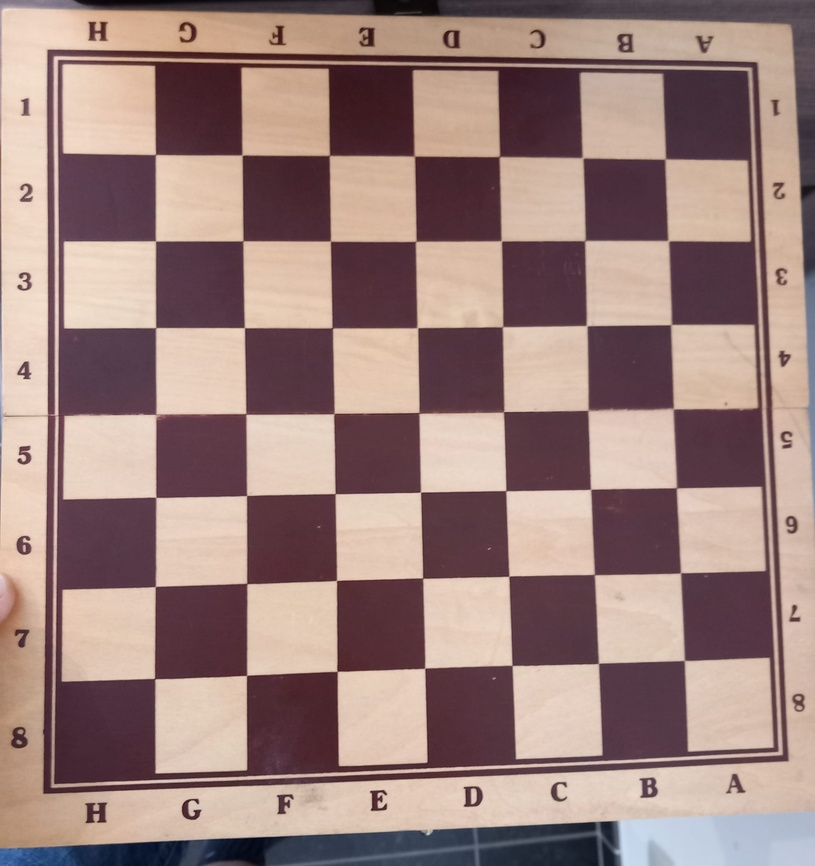
#> input picture testopstellingen/bord8.jpg, 815 x 866 px, shrunk from 1926 x 2048 before the run
$ python recognition_with_built_in_module.py
#> lines starting #> are read from the running program, lines starting #| are printed output that depends on the picture; after the words box and inside, x2 and y2 are one past the last pixel; in counts of white or black regions, pixels touching at a corner belong together
# import required libraries
from operator import index
import cv2
from math import sqrt
import numpy as np
BOARD_SIZE=8
corners_to_be_found=BOARD_SIZE-1

# [112 lines left out: functions draw_point_and_show, determine_average_distances, append_element, extrapolate_other_corners, get_other_corners, not called in this run]

number_of_corners=(corners_to_be_found,corners_to_be_found)
# read input image
img = cv2.imread(r'./testopstellingen/bord8.jpg')
#> img is the input picture: shape (866, 815, 3); mean B, G, R 124.8, 129.5, 156.1

# convert the input image to a grayscale
try:
    gray = cv2.cvtColor(img,cv2.COLOR_BGR2GRAY)
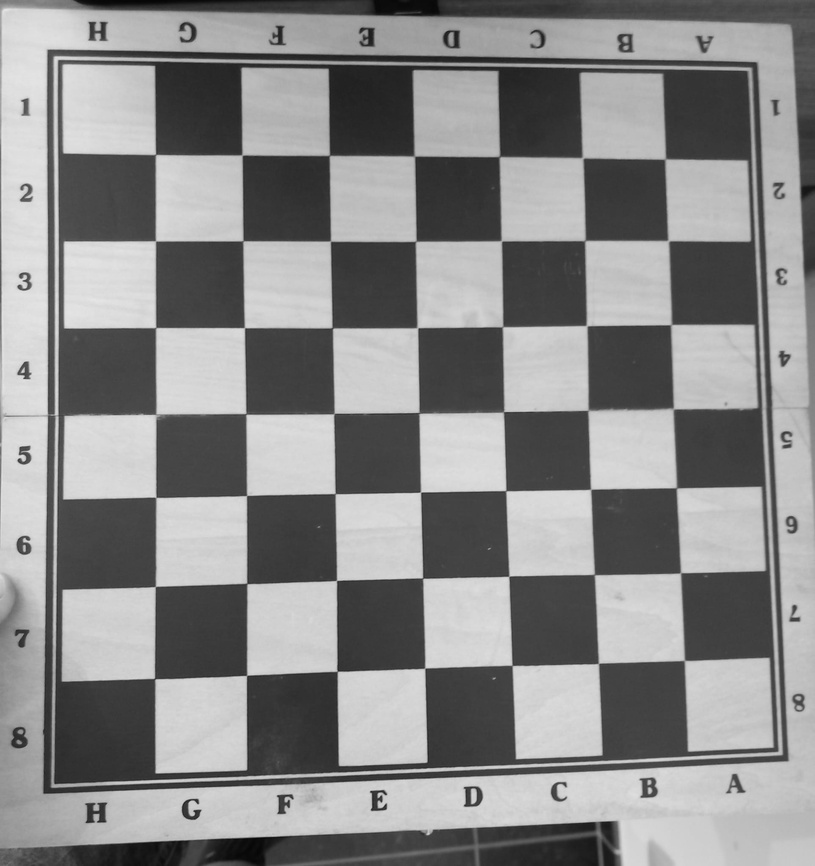
#> gray: shape (866, 815); min 5, max 229, mean 136.9
except:
    raise Exception("check the image path")

# Find the chess board corners
ret, corners = cv2.findChessboardCorners(gray, number_of_corners,None)#optional parameters: flags = cv2.CALIB_CB_ADAPTIVE_THRESH + cv2.CALIB_CB_FAST_CHECK + cv2.CALIB_CB_NORMALIZE_IMAGE
#> ret = True; corners = 49 rows, first 8: [155.6, 154.4], [242.1, 155.1], [329.4, 155.4], [414.5, 156.4], [499.3, 156.7], [582.8, 158.1], [665.2, 159], [155.6, 240.9]

# if chessboard corners are detected
if ret == True:
    print("Chessboard detected")
    #corners=get_other_corners(corners,img)
    print("corners:",corners)
#> (printed output is left out)
    #corners=np.unique(corners,axis=0)
    # Draw and display the corners
    img = cv2.drawChessboardCorners(img, number_of_corners, corners,ret)
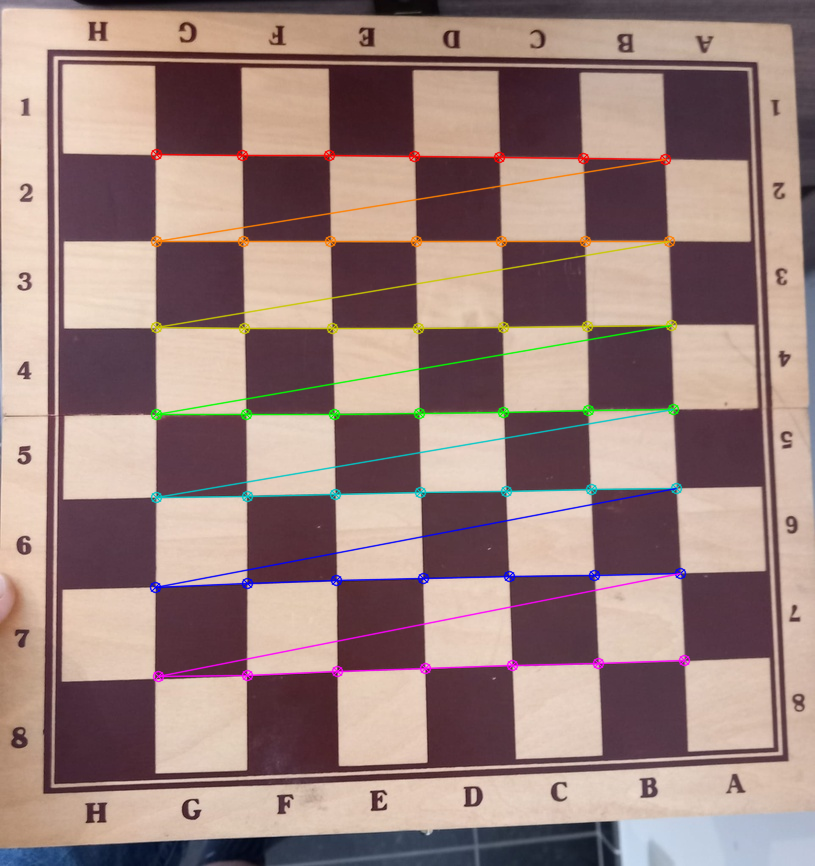
#> img: shape (866, 815, 3); 3.42% of pixels changed, all inside (x1, y1, x2, y2) = (149, 148, 691, 683)
    cv2.namedWindow("Chessboard", cv2.WINDOW_NORMAL)
    cv2.imshow('Chessboard',img)
    cv2.waitKey(0)
else:
    print("No chessboard detected")
cv2.destroyAllWindows()

$ run again, with testopstellingen/bord10.jpg copied over testopstellingen/bord8.jpg
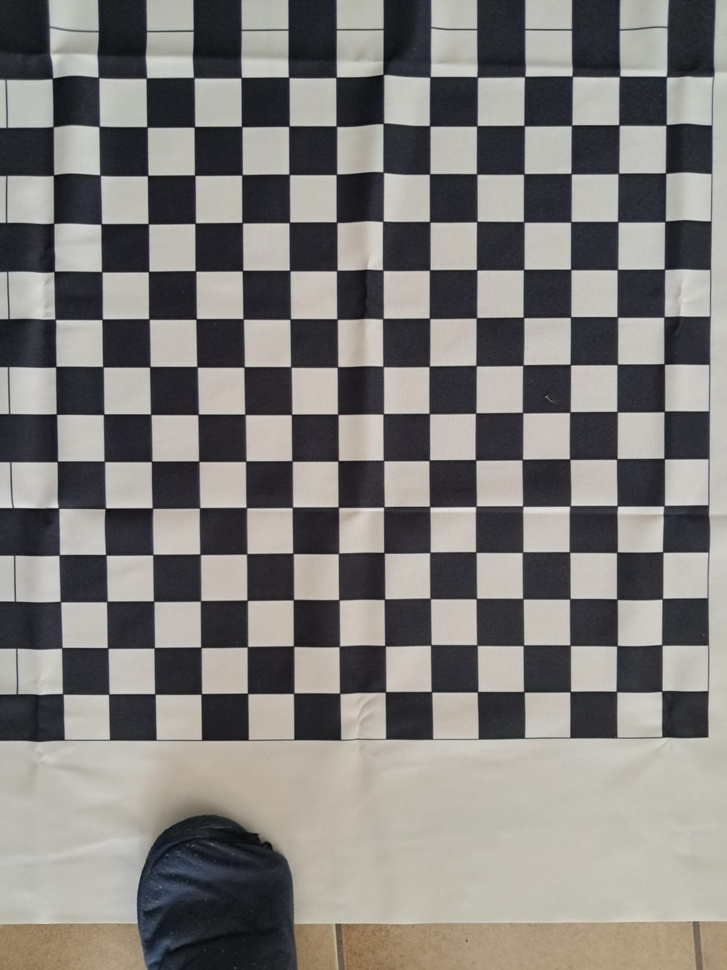
#> input picture testopstellingen/bord10.jpg, 727 x 970 px, shrunk from 1200 x 1600 before the run
#> img is the input picture: shape (970, 727, 3); mean B, G, R 122.5, 125.4, 127.9
#> `gray = cv2.cvtColor(img,cv2.COLOR_BGR2GRAY)`:
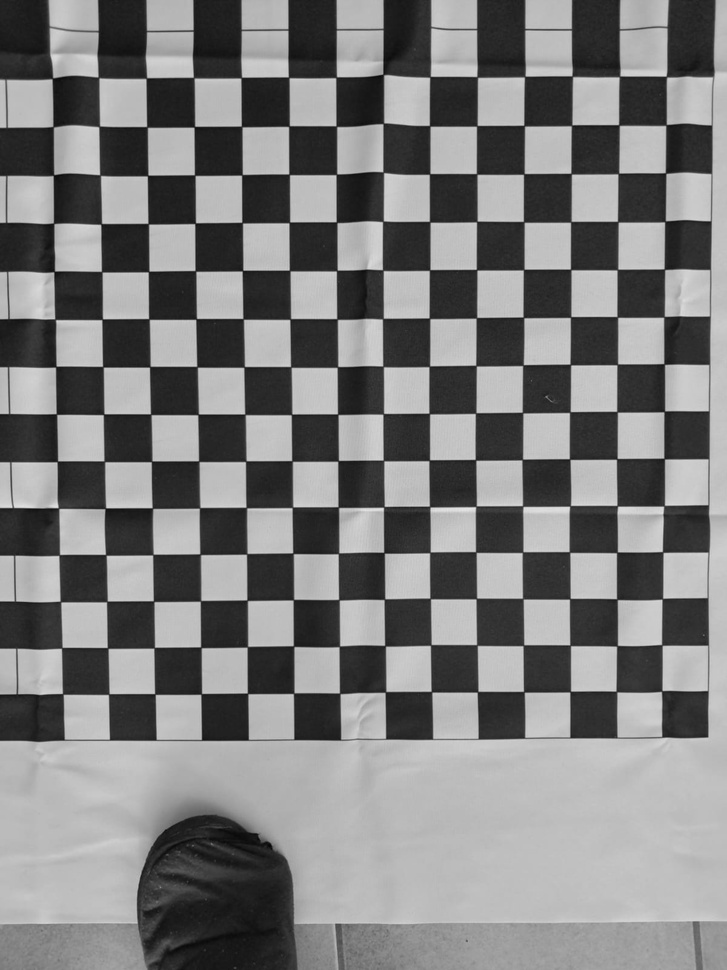
#> gray: shape (970, 727); min 6, max 230, mean 125.8
#> ret = False; corners = None

$ run again, with testopstellingen/bord16.jpg copied over testopstellingen/bord8.jpg
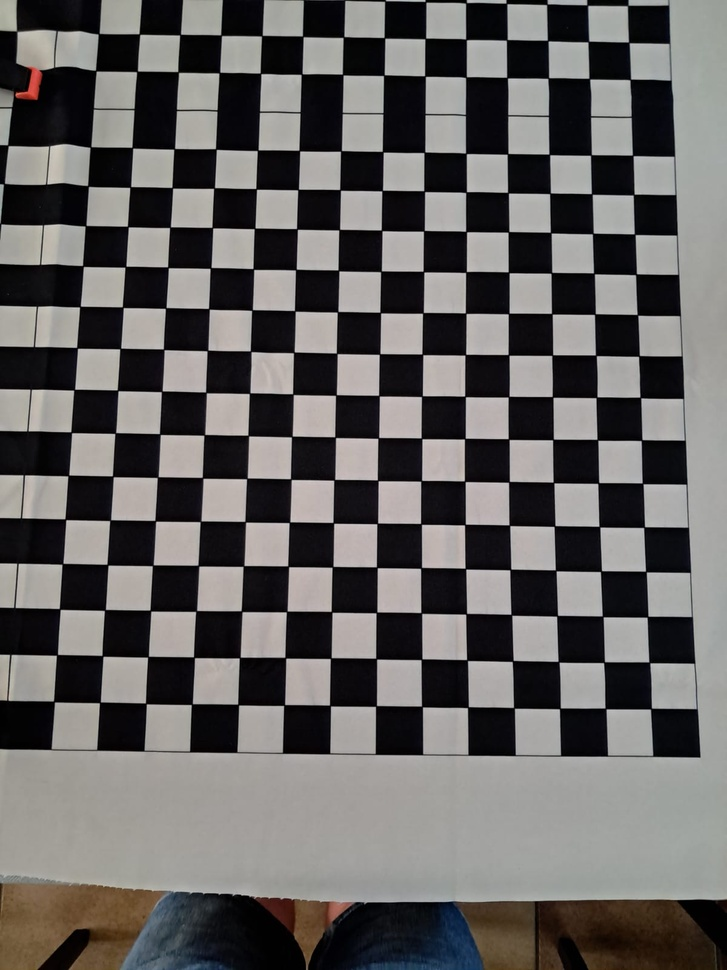
#> input picture testopstellingen/bord16.jpg, 727 x 970 px, shrunk from 1200 x 1600 before the run
#> img is the input picture: shape (970, 727, 3); mean B, G, R 97.6, 98.8, 101.1
#> `gray = cv2.cvtColor(img,cv2.COLOR_BGR2GRAY)`:
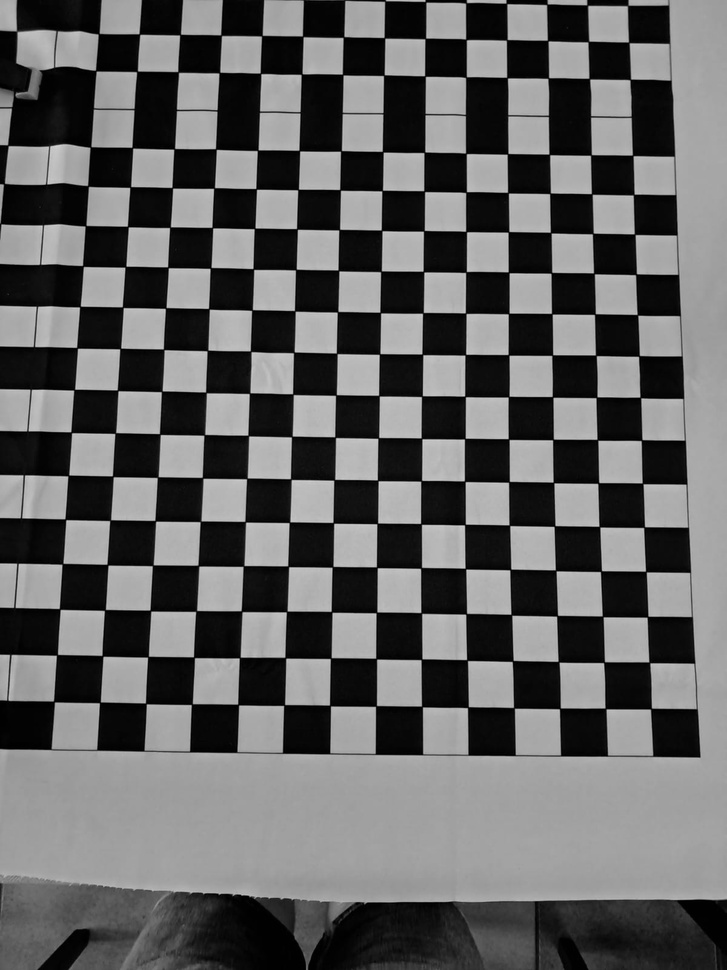
#> gray: shape (970, 727); min 0, max 213, mean 99.4
#> ret = False; corners = None
